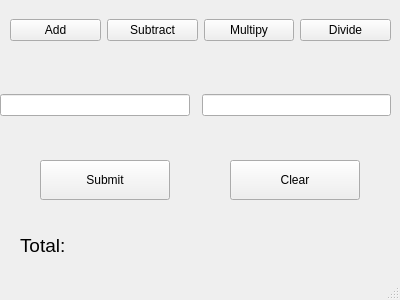
<?xml version="1.0" encoding="UTF-8"?>
<ui version="4.0">
 <class>MainWindow</class>
 <widget class="QMainWindow" name="MainWindow">
  <property name="geometry">
   <rect>
    <x>0</x>
    <y>0</y>
    <width>400</width>
    <height>300</height>
   </rect>
  </property>
  <property name="minimumSize">
   <size>
    <width>400</width>
    <height>300</height>
   </size>
  </property>
  <property name="maximumSize">
   <size>
    <width>400</width>
    <height>300</height>
   </size>
  </property>
  <property name="windowTitle">
   <string>Final Project</string>
  </property>
  <widget class="QWidget" name="centralwidget">
   <widget class="QWidget" name="horizontalLayoutWidget">
    <property name="geometry">
     <rect>
      <x>10</x>
      <y>0</y>
      <width>381</width>
      <height>61</height>
     </rect>
    </property>
    <layout class="QHBoxLayout" name="horizontalLayout">
     <item>
      <widget class="QPushButton" name="add_button">
       <property name="text">
        <string>Add</string>
       </property>
      </widget>
     </item>
     <item>
      <widget class="QPushButton" name="subtract_button">
       <property name="text">
        <string>Subtract</string>
       </property>
      </widget>
     </item>
     <item>
      <widget class="QPushButton" name="multiply_button">
       <property name="text">
        <string>Multipy</string>
       </property>
      </widget>
     </item>
     <item>
      <widget class="QPushButton" name="divide_button">
       <property name="text">
        <string>Divide</string>
       </property>
      </widget>
     </item>
    </layout>
   </widget>
   <widget class="QWidget" name="horizontalLayoutWidget_2">
    <property name="geometry">
     <rect>
      <x>0</x>
      <y>60</y>
      <width>391</width>
      <height>91</height>
     </rect>
    </property>
    <layout class="QHBoxLayout" name="horizontalLayout_2">
     <item>
      <widget class="QLineEdit" name="lineEdit"/>
     </item>
     <item>
      <widget class="QLabel" name="math_label">
       <property name="enabled">
        <bool>true</bool>
       </property>
       <property name="minimumSize">
        <size>
         <width>0</width>
         <height>0</height>
        </size>
       </property>
       <property name="maximumSize">
        <size>
         <width>0</width>
         <height>0</height>
        </size>
       </property>
       <property name="text">
        <string/>
       </property>
      </widget>
     </item>
     <item>
      <widget class="QLineEdit" name="lineEdit_2"/>
     </item>
    </layout>
   </widget>
   <widget class="QPushButton" name="submit_button">
    <property name="geometry">
     <rect>
      <x>40</x>
      <y>160</y>
      <width>130</width>
      <height>40</height>
     </rect>
    </property>
    <property name="text">
     <string>Submit</string>
    </property>
   </widget>
   <widget class="QLabel" name="total_label">
    <property name="geometry">
     <rect>
      <x>20</x>
      <y>230</y>
      <width>341</width>
      <height>31</height>
     </rect>
    </property>
    <property name="font">
     <font>
      <pointsize>14</pointsize>
     </font>
    </property>
    <property name="text">
     <string>Total:  </string>
    </property>
   </widget>
   <widget class="QPushButton" name="clear_button">
    <property name="geometry">
     <rect>
      <x>230</x>
      <y>160</y>
      <width>130</width>
      <height>40</height>
     </rect>
    </property>
    <property name="minimumSize">
     <size>
      <width>130</width>
      <height>40</height>
     </size>
    </property>
    <property name="maximumSize">
     <size>
      <width>130</width>
      <height>40</height>
     </size>
    </property>
    <property name="text">
     <string>Clear</string>
    </property>
   </widget>
  </widget>
  <widget class="QMenuBar" name="menubar">
   <property name="geometry">
    <rect>
     <x>0</x>
     <y>0</y>
     <width>400</width>
     <height>21</height>
    </rect>
   </property>
  </widget>
  <widget class="QStatusBar" name="statusbar"/>
 </widget>
 <resources/>
 <connections/>
</ui>
